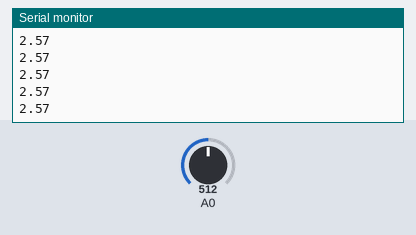
Simulated run of this program. Board: Arduino Uno R4 Minima. On the bench: the last lines printed to the serial monitor. Inputs (shaded band) come from the test bench; at power-on: A0 = 512.

Above: at 1.2 s.
1.3 s: A0 set to 716
At 1.8 s:
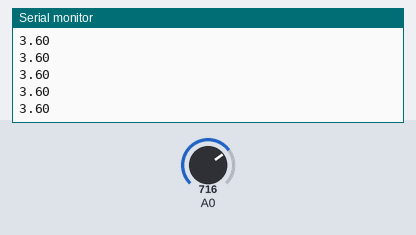
2.8 s: A0 set to 900
At 3.5 s:
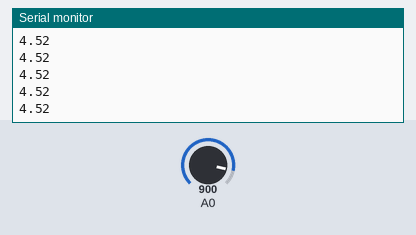
Timing chart, 0 to 5.8 s (numbered marks = the images above; inputs shaded):
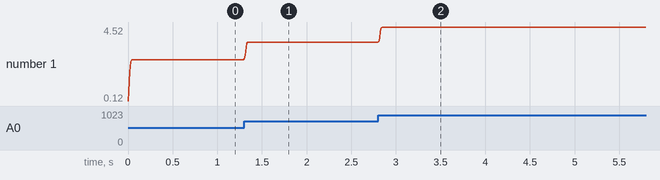

The program:

main.cpp
```cpp
#include <Arduino.h>

// FIR filter coefficients (replace these with your actual coefficients)
const int numtaps = 6;
const float fir_coeff[numtaps] = {0.04658291, 0.23346962, 0.46791587, 0.23346962, 0.04658291};

// Buffer to hold input samples
float buffer[numtaps] = {0};

// Function to apply the FIR filter
float applyFIR(float input) {
  // Shift buffer values
  for (int i = numtaps - 1; i > 0; i--) {
    buffer[i] = buffer[i - 1];
  }
  // Add new input value to the buffer
  buffer[0] = input;

  // Apply the filter
  float output = 0;
  for (int i = 0; i < numtaps; i++) {
    output += fir_coeff[i] * buffer[i];
  }

  return output;
}

void setup() {
  Serial.begin(115200);
  while (!Serial) {
    delay(10); // Wait for Serial to initialize
  }
  Serial.println("FIR Filter Example");
}

void loop() {
  // Read the analog input from A0
  int analogValue = analogRead(A0);

  // Convert to voltage
  float voltage = analogValue * (5.0 / 1023.0);

  // Apply the FIR filter
  float filteredValue = applyFIR(voltage);

  // Print the filtered value
  Serial.println(filteredValue);

  // Sample at 100Hz
  delay(10);
}
```

Measured:
- after the input at 1.3 s, the serial monitor: prints a new line at once (image 1)
- after the input at 2.8 s, the serial monitor: prints a new line at once (image 2)
- plotted number 1: 2.57 → 3.6 after the input at 1.3 s, 3.6 → 4.52 after the input at 2.8 s
